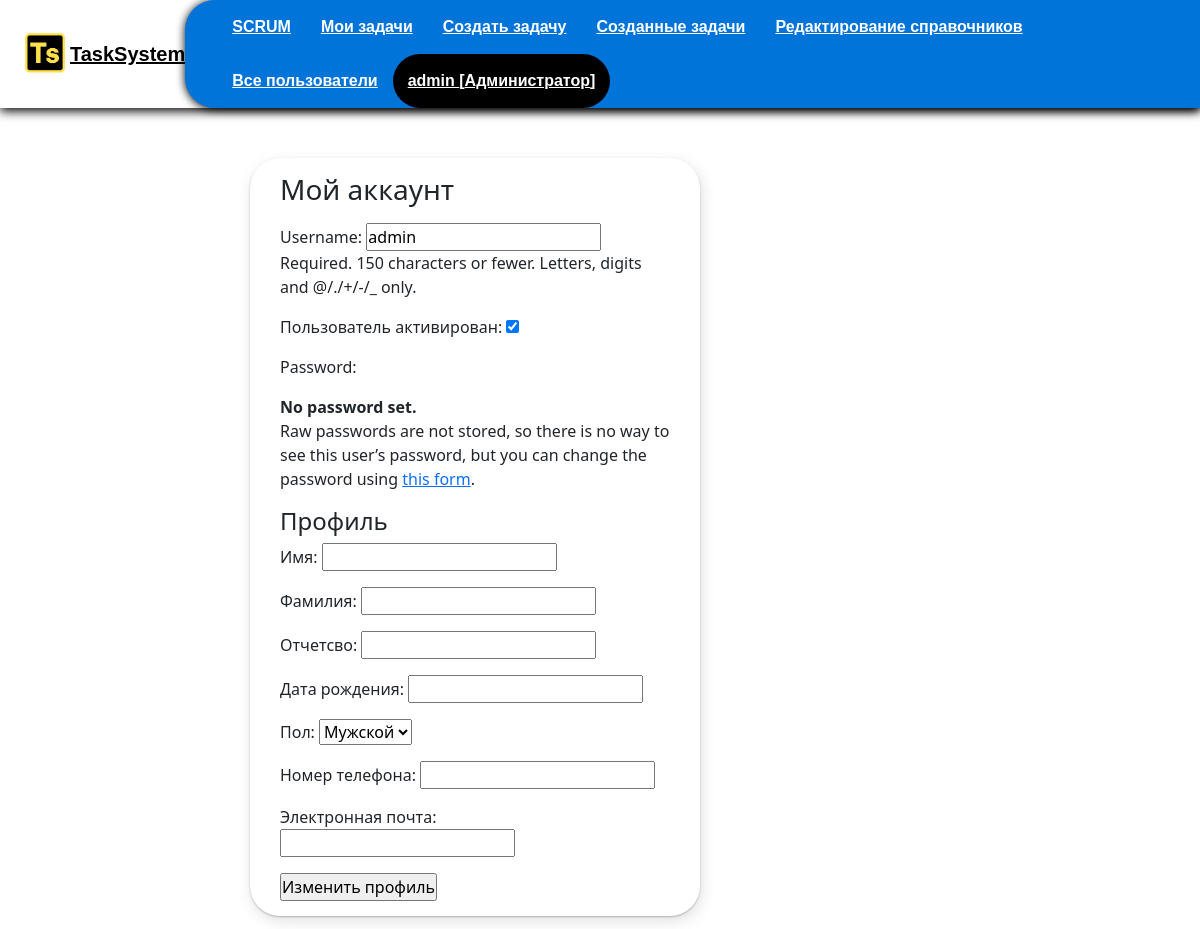
Screenshot of /auth/account/ (signed in) with the database file from the repository.
### authapp/models.py (models this page shows, shortened)
class CustomUser(AbstractUser):
    LastAuthDate = models.DateTimeField(auto_now=True)
    is_active = models.BooleanField(verbose_name="Пользователь активирован", default=False)

class Right(models.Model):
    user_id = models.ForeignKey(CustomUser, on_delete=models.CASCADE, verbose_name="Пользователь")
    usertype_id = models.ForeignKey(Type, on_delete=models.CASCADE, verbose_name="Тип пользователя", null=True)

class Type(models.Model):
    name = models.CharField("Название", blank=True, max_length=40)

### authapp/views.py (the view, shortened to what this page needs)
# urls.py: path('account/', authapp.account, name ='account'),
@login_required
def account(request):
    try:
        right = Right.objects.get(user_id=request.user)
    except:
        right = None
    try:
        userdata = UserData.objects.get(user=request.user)
    except:
        userdata = UserData.objects.create(user=request.user, gender="M")
    userform = CustomUserChangeForm(instance = request.user)
    userdataform = UserDataForm(instance = userdata)
    return render(request, 'authapp/account.html', context={
        'title': "Мой аккаунт",
        "right":right,
        'userform': userform,
        'userdataform':userdataform
    })

### authapp/forms.py
class CustomUserChangeForm(UserChangeForm):
    class Meta:
        model = CustomUser
        fields = ('username', 'is_active')

class UserDataForm(forms.ModelForm):
    class Meta:
        model = UserData
        fields = ('name', 'lastname', 'patronymic', 'birthday', 'gender', 'number', 'email')

### mainapp/templates/authapp/account.html (shortened to what this page needs)
{% load static %}
{% include 'mainapp/includes/menu_inc.html' %}
<div class="main_page">
<h3>Мой аккаунт</h3>
<form method="post">
    {{ userform.as_p }}
    <h4>Профиль</h4>
    {{userdataform.as_p}}
    <input type="submit" value="Изменить профиль">
</form>
</div>

### mainapp/templates/mainapp/includes/menu_inc.html (shortened to what this page needs)
{% load static %}
<!DOCTYPE html>
<html lang="en">
<head>
  <link rel="stylesheet" type="text/css" href="{% static 'css/task.css' %}">
  <link rel="stylesheet" type="text/css" href="{% static 'css/style.css' %}">
  <link rel="stylesheet" type="text/css" href="{% static 'css/scrum.css' %}">
  <link rel="stylesheet" type="text/css" href="{% static 'css/menu.css' %}">
  <link href="{% static 'colorfield/css/colorpicker.css' %}" rel="stylesheet">
  <link href="{% static 'css/colorfield.css' %}" rel="stylesheet">
  <link rel="stylesheet" type="text/css" href="{% static 'colorfield/css/color-picker.css' %}">
  <link href="https://cdn.jsdelivr.net/npm/bootstrap@5.2.0-beta1/dist/css/bootstrap.min.css" rel="stylesheet">
    <link rel="stylesheet" href="https://cdn.jsdelivr.net/npm/picnic">
</head>
<body>
  <header class='header'>
    <div class='block-logo'>
      <a href='{% url "main" %}' class="logo"><img src="{% static 'images/TSlogo.png' %}" width="50" height="50"></a>
      <p class='logo-text'><a href='{% url "main" %}' class='logo-text'>TaskSystem</a></p>
    </div>
    <nav class='menu-items'>
      <ul class='menu-item'>
        <li><a href="{% url 'main' %}" class="{% if request.resolver_match.url_name == 'main' %} active_url {% endif %}">SCRUM</a></li>
        <li><a href="{% url 'mytasks:task_view' %}" class="{% if request.resolver_match.url_name == 'task_view' %} active_url  {% endif %}">Мои задачи</a></li>
        {% if right.usertype_id.name == "Руководитель" or right.usertype_id.name == "Администратор" %}
        <li><a href="{% url 'create' %}" class="{% if request.resolver_match.url_name == 'create' %} active_url{% endif %}">Создать задачу</a></li>
        <li><a href="{% url 'creation_tasks' %}" class="{% if request.resolver_match.url_name == 'creation_tasks' %} active_url {% endif %}">Созданные задачи</a></li>
        {% endif %}
        {% if request.user.is_superuser %}
        <li><a href="{% url 'edit_directory:directory_view' %} " class="{% if request.resolver_match.url_name == 'directory_view' %} active_url {% endif %}">Редактирование справочников</a></li>
        <li><a href="{% url 'all_users' %}" class="{% if request.resolver_match.url_name == 'all_users' %} active_url {% endif %}">Все пользователи</a></li>
        {% endif %}
        <li><a href="#" class="{% if request.resolver_match.url_name == 'account' %} active_url {% endif %}">{{ user.username }} {% if right.usertype_id.name %}[{{right.usertype_id.name}}]{% else %} [Не определен] {% endif %}</a>
      </li>
      </ul>
    </nav>
  </header>

### static/css/task.css (style rules this page uses)
.main_page { box-shadow: 2px 5px 15px rgba(0, 0, 0, 0.12), 0 1px 2px rgba(0, 0, 0, 0.24); margin: 50px 500px 50px 250px; padding: 15px 30px; border-radius: 30px; border-width: 100px; }

### static/css/menu.css (style rules this page uses)
* { margin: 0; padding: 0; box-sizing: border-box; list-style: none; text-decoration: none; }
.header { display: flex; justify-content: space-between; align-items: center; height: auto; box-shadow: 0 3px 10px #000; font-family: sans-serif; }
.block-logo { display: flex; justify-content: center; align-items: center; }
.block-logo { transition: .5s; padding-left: 20px; }
.logo-text { margin-bottom: 0; font-weight: 700; transition: .5s; font-size: 20px; font-weight: 900; color: #000; }
.logo { width: 50px; height: 50px; transition: .5s; font-size: 20px; font-weight: 900; color: #000; z-index: 0; }
.menu-items { position: initial !important; border-top-left-radius: 30px; border-bottom-left-radius: 30px; font-family: sans-serif; background-color: #0074d9; box-shadow: 0 1px 10px #000; }
header nav ul li { position: relative; float: left; }
header nav ul li a { padding: 15px; color: #fff; font-size: 16px; font-family: sans-serif; font-weight: 600; display: block; }
.active_url { border-radius: 50px; background-color: #000; color: #fff; }

### rows the page displays
CustomUser: username "admin", is_active "☑"
Right: usertype_id.name "Администратор"
